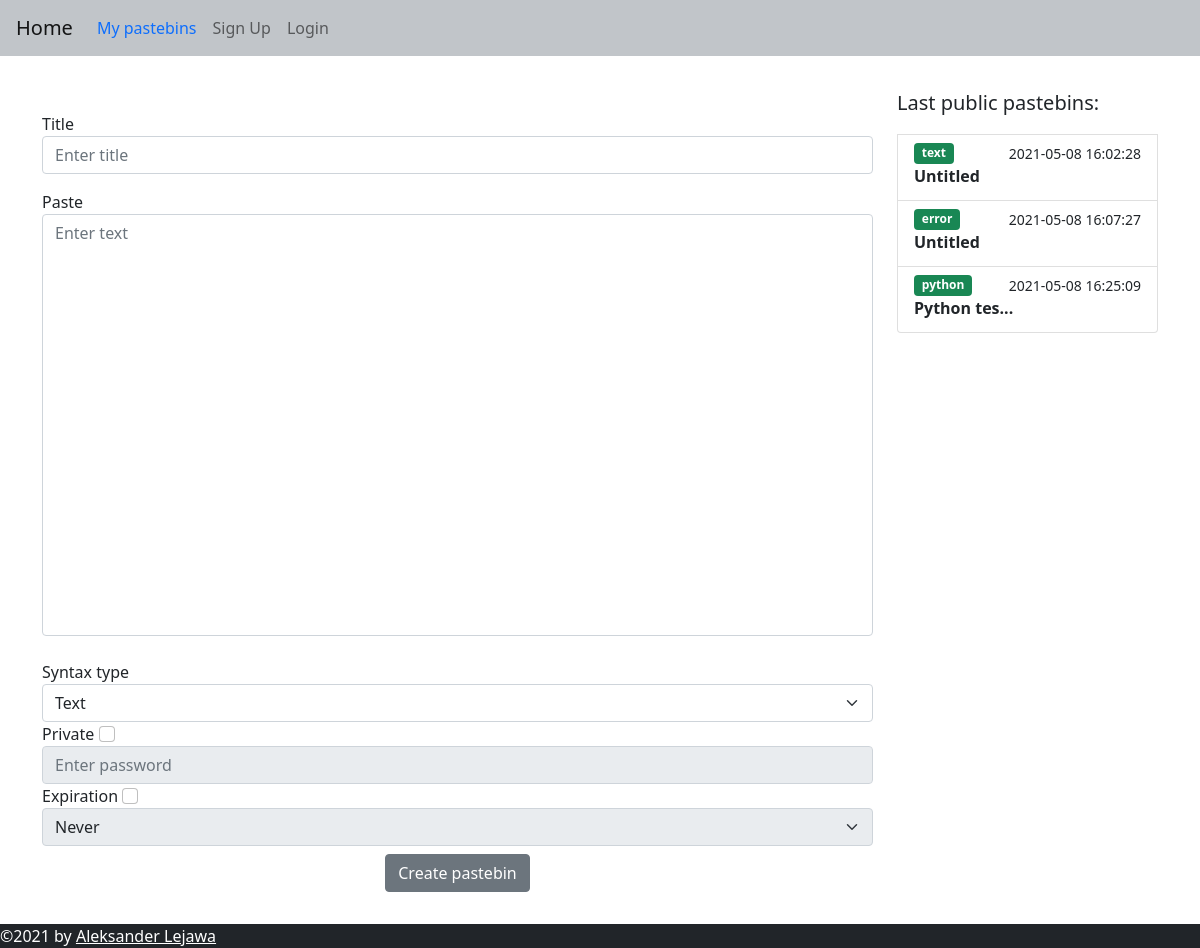
The page / on the database its author committed.
### web/models/pastebin.py (models this page shows, shortened)
class Pastebin(db.Model):
    id = db.Column(db.Integer, primary_key=True)
    title = db.Column(db.String(150), default="Untitled")
    content = db.Column(db.String(6000000))
    paste_type = db.Column(db.String(50))
    link = db.Column(db.String(150), unique=True)
    date = db.Column(db.DateTime(timezone=True), default=func.now())
    expire_date = db.Column(db.DateTime(timezone=True))
    password = db.Column(db.String(150))
    user_id = db.Column(db.Integer, db.ForeignKey("user.id"))
    def is_expired(self):
        if self.expire_date is not None:
            if datetime.utcnow() > self.expire_date:
                db.session.delete(self)
                db.session.commit()
                return True
            else:
                return False
        else:
            return False

### web/blueprints/pastebin_view.py (the view, shortened to what this page needs)
@pastebin_view.route("/", methods=["GET", "POST"])
def home():
   return render_template("home.html", user=current_user, public_pastebins=get_public_pastebins())

### web/blueprints/pastebin_view.py (called while the page is built)
def get_public_pastebins():
   pastebins = Pastebin.query.filter_by(password=None).all()[-10:]
   for pastebin in pastebins:
      pastebin.is_expired()
   return pastebins

### web/templates/home.html (shortened to what this page needs)
{% extends "base.html" %}
{% block content%}
<div class="row">
  <div class="col-9">
    <form method="POST">
      <div class="form-group mt-5">
        <label for="title">Title</label>
        <input type="text" class="form-control" id="title" name="title" placeholder="Enter title" />
      </div>
      <label for="pastebin" class="mt-3">Paste</label>
      <textarea rows="17" style="height:100%" name="pastebin" id="pastebin" class="form-control"
        placeholder="Enter text"></textarea>
      <br />
      <label for="paste_select">Syntax type</label>
      <select class="form-select" id="type_select" name="type_select">
        <option value="text">Text</option>
      </select>
      <label for="private">Private</label>
      <input class="form-check-input" type="checkbox" id="private" name="private" value="True">
      <input type="text" class="form-control" id="password" name="password" placeholder="Enter password" disabled />
      <label for="expire">Expiration</label>
      <input class="form-check-input" type="checkbox" id="expire" name="expire" value="True">
      <select class="form-select" id="expire_select" name="expire_select" disabled>
        <option value="never">Never</option>
      </select>
      <div id="create_pastebin_btn">
        <button type="submit" class="btn btn-secondary mt-2 mb-2">Create pastebin</button>
      </div>
    </form>
  </div>
  <div class="col mt-4">
    <div class="list-group">
      <p class="lead">Last public pastebins:</p>
      {% for pastebin in public_pastebins %}
      <a href="{{pastebin.link}}" class="list-group-item list-group-item-action">
        <div class="d-flex w-100 justify-content-between">
          <span class="badge bg-success">{{ pastebin.paste_type }}</span>
          <small>{{ pastebin.date.replace(microsecond=0) }}</small>
        </div>
        <p class="mb-1"><b>{{ pastebin.title if pastebin.title|length < 10 else pastebin.title[:10] + "..."}}</b></p>
      </a>
      {% endfor %}
    </div>
  </div>
</div>
{% endblock %}

### web/templates/base.html (shortened to what this page needs)
<!DOCTYPE html>
<html>
<head>
  <link href="https://cdn.jsdelivr.net/npm/bootstrap@5.0.0/dist/css/bootstrap.min.css" rel="stylesheet"
>
  <link rel="stylesheet" href="//unpkg.com/@highlightjs/cdn-assets@10.7.2/styles/default.min.css">
  <link rel="stylesheet" type="text/css" href="{{ url_for('static',filename='css/style.css') }}">
</head>
<body>
  <nav class="navbar navbar-expand-lg navbar navbar-light">
    <a class="navbar-brand ms-3" href="/">Home</a>
    <div class="collapse navbar-collapse" id="navbar">
      <div class="navbar-nav">
        <a class="nav-item nav-link text-primary" id="user" href="/user">My pastebins</a>
        {% if user.is_authenticated %}
        <a class="nav-item nav-link" id="logout" href="/logout">Logout</a>
        {% else %}
        <a class="nav-item nav-link" id="signup" href="/sign-up">Sign Up</a>
        <a class="nav-item nav-link" id="login" href="/login">Login</a>
        {% endif %}
      </div>
    </div>
  </nav>
  <div class="container mt-2">{% block content %} {% endblock %}</div>
  <div class="mt-5">
    <footer class="bg-dark text-white">
      ©2021 by <a class="text-white" href="https://github.com/syqu22">Aleksander Lejawa</a>
    </footer>
  </div>
</body>
</html>

### web/static/css/style.css (style rules this page uses)
textarea { resize: none; }
.navbar { background-color: #c1c5c9; }
#create_pastebin_btn { text-align: center; }
footer { position: fixed; bottom: 0; width: 100%; }

### rows shown on the page
Pastebin: paste_type "text", date.replace "2021-05-08 16:02:28", title "Untitled"
Pastebin: paste_type "error", date.replace "2021-05-08 16:07:27", title "Untitled"
Pastebin: paste_type "python", date.replace "2021-05-08 16:25:09", title "Python tes..."
